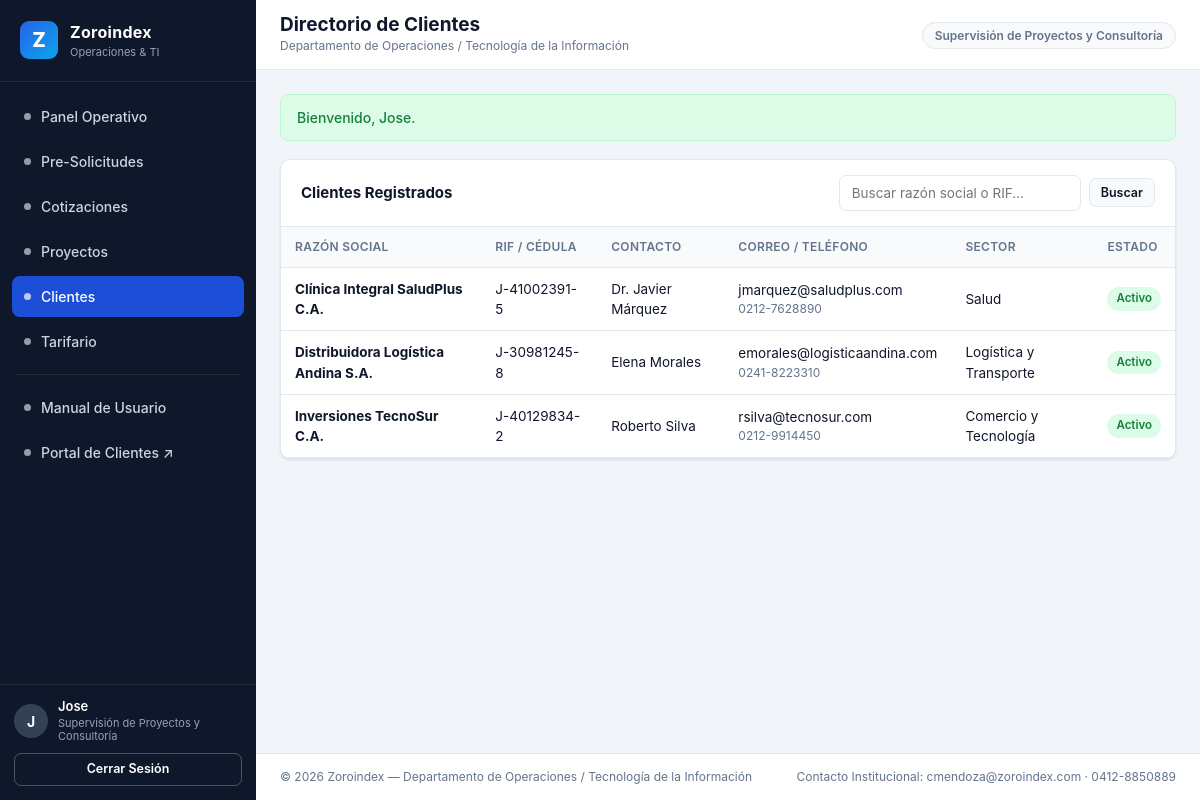
Screenshot of /clientes.php (signed in) with the database file from the repository.
### tables this page shows
CREATE TABLE `clientes` (
  `id` INT UNSIGNED NOT NULL AUTO_INCREMENT,
  `razon_social` VARCHAR(150) NOT NULL,
  `documento_rif` VARCHAR(30) NOT NULL,
  `contacto_principal` VARCHAR(120) NOT NULL,
  `correo` VARCHAR(120) NOT NULL,
  `telefono` VARCHAR(30) NOT NULL,
  `direccion` VARCHAR(255) DEFAULT NULL,
  `sector` VARCHAR(80) DEFAULT NULL,
  `activo` TINYINT(1) NOT NULL DEFAULT 1,
  `creado_en` DATETIME NOT NULL DEFAULT CURRENT_TIMESTAMP,
  PRIMARY KEY (`id`),
  UNIQUE KEY `uk_clientes_rif` (`documento_rif`),
  KEY `idx_clientes_correo` (`correo`)
);

### includes/helpers.php (called while the page is built, shortened)
<?php
function e(?string $value): string
{
    return htmlspecialchars((string)$value, ENT_QUOTES, 'UTF-8');
}

### clientes.php (the view, shortened to what this page needs)
<?php
require_once __DIR__ . '/includes/layout.php';
$pdo = db();
$q = trim((string)($_GET['q'] ?? ''));
$sql = 'SELECT * FROM clientes WHERE 1=1';
$params = [];
$sql .= ' ORDER BY razon_social ASC';
$stmt = $pdo->prepare($sql);
$stmt->execute($params);
$clientes = $stmt->fetchAll();
?>
<div class="grid-2">
    <section class="card" style="grid-column: 1 / -1;">
        <div class="card-header">
            <h2 class="card-title">Clientes Registrados</h2>
            <form method="get" action="clientes.php" class="toolbar-filters">
                <input type="text" name="q" value="<?= e($q) ?>" placeholder="Buscar razón social o RIF...">
                <button type="submit" class="btn btn-secondary btn-sm">Buscar</button>
            </form>
        </div>
        <div class="table-responsive">
            <table>
                <thead>
                    <tr>
                        <th>Razón Social</th>
                        <th>RIF / Cédula</th>
                        <th>Contacto</th>
                        <th>Correo / Teléfono</th>
                        <th>Sector</th>
                        <th>Estado</th>
                    </tr>
                </thead>
                <tbody>
                    <?php if (!$clientes): ?>
                        <tr><td colspan="7" class="text-muted">No hay clientes registrados.</td></tr>
                    <?php else: ?>
                        <?php foreach ($clientes as $cli): ?>
                            <tr>
                                <td><strong><?= e($cli['razon_social']) ?></strong></td>
                                <td><?= e($cli['documento_rif']) ?></td>
                                <td><?= e($cli['contacto_principal']) ?></td>
                                <td>
                                    <div><?= e($cli['correo']) ?></div>
                                    <div class="text-muted" style="font-size:12px;"><?= e($cli['telefono']) ?></div>
                                </td>
                                <td><?= e($cli['sector'] ?? '—') ?></td>
                                <td>
                                    <span class="badge <?= (int)$cli['activo'] === 1 ? 'badge-success' : 'badge-neutral' ?>">
                                        <?= (int)$cli['activo'] === 1 ? 'Activo' : 'Inactivo' ?>
                                    </span>
                                </td>
                            </tr>
                        <?php endforeach; ?>
                    <?php endif; ?>
                </tbody>
            </table>
        </div>
    </section>
</div>

### assets/css/app.css (style rules this page uses)
:root { --bg: #f1f5f9; --surface: #ffffff; --surface-alt: #f8fafc; --border: #e2e8f0; --text: #0f172a; --text-muted: #64748b; --primary: #1d4ed8; --primary-hover: #1e40af; --primary-soft: #dbeafe; --sidebar-bg: #0f172a; --sidebar-text: #cbd5e1; --sidebar-active: #1e293b; --success: #15803d; --success-bg: #dcfce7; --warning: #b45309; --warning-bg: #fef3c7; --danger: #b91c1c; --danger-bg: #fee2e2; --info: #0369a1; --info-bg: #e0f2fe; --radius: 10px; --shadow: 0 1px 3px rgba(15, 23, 42, 0.08), 0 1px 2px rgba(15, 23, 42, 0.04); }
*, *::before, *::after { box-sizing: border-box; }
body { margin: 0; font-family: -apple-system, BlinkMacSystemFont, "Segoe UI", Roboto, "Helvetica Neue", Arial, sans-serif; font-size: 14px; line-height: 1.5; color: var(--text); background: var(--bg); }
.grid-2 { display: grid; grid-template-columns: repeat(auto-fit, minmax(360px, 1fr)); gap: 20px; margin-bottom: 20px; }
.card { background: var(--surface); border: 1px solid var(--border); border-radius: var(--radius); box-shadow: var(--shadow); margin-bottom: 20px; }
.card-header { padding: 15px 20px; border-bottom: 1px solid var(--border); display: flex; align-items: center; justify-content: space-between; gap: 12px; flex-wrap: wrap; }
.card-title { margin: 0; font-size: 15px; font-weight: 700; }
.table-responsive { width: 100%; overflow-x: auto; }
table { width: 100%; border-collapse: collapse; font-size: 13.5px; }
th, td { padding: 11px 14px; text-align: left; border-bottom: 1px solid var(--border); vertical-align: middle; }
th { background: var(--surface-alt); font-weight: 600; color: var(--text-muted); font-size: 12px; text-transform: uppercase; letter-spacing: 0.3px; white-space: nowrap; }
.badge { display: inline-block; padding: 3px 9px; border-radius: 999px; font-size: 11.5px; font-weight: 600; white-space: nowrap; }
.badge-success { background: var(--success-bg); color: var(--success); }
input[type="text"], input[type="email"], input[type="password"], input[type="number"], input[type="date"], select, textarea { width: 100%; padding: 9px 12px; border: 1px solid var(--border); border-radius: 7px; font-family: inherit; font-size: 13.5px; color: var(--text); background: #fff; transition: border-color 0.15s, box-shadow 0.15s; }
.btn { display: inline-flex; align-items: center; justify-content: center; gap: 6px; padding: 9px 16px; border-radius: 7px; font-family: inherit; font-size: 13.5px; font-weight: 600; border: 1px solid transparent; cursor: pointer; text-decoration: none; transition: background 0.15s, border-color 0.15s; white-space: nowrap; }
.btn-secondary { background: var(--surface-alt); border-color: var(--border); color: var(--text); }
.btn-sm { padding: 6px 11px; font-size: 12.5px; }
.toolbar-filters { display: flex; flex-wrap: wrap; gap: 8px; align-items: center; }
.toolbar-filters input, .toolbar-filters select { width: auto; min-width: 160px; }
.text-muted { color: var(--text-muted); }

### rows the page displays
clientes: razon_social "Clínica Integral SaludPlus C.A.", documento_rif "J-41002391-5", contacto_principal "Dr. Javier Márquez", correo "jmarquez@saludplus.com", telefono "0212-7628890", sector "Salud", activo "Activo"
clientes: razon_social "Distribuidora Logística Andina S.A.", documento_rif "J-30981245-8", contacto_principal "Elena Morales", correo "emorales@logisticaandina.com", telefono "0241-8223310", sector "Logística y Transporte", activo "Activo"
clientes: razon_social "Inversiones TecnoSur C.A.", documento_rif "J-40129834-2", contacto_principal "Roberto Silva", correo "rsilva@tecnosur.com", telefono "0212-9914450", sector "Comercio y Tecnología", activo "Activo"

### other values shown
APP_ORG "Zoroindex"
$item['label'] "Panel Operativo"
$item['label'] "Pre-Solicitudes"
$item['label'] "Cotizaciones"
$item['label'] "Proyectos"
$item['label'] "Clientes"
$item['label'] "Tarifario"
substr($user['nombre_completo'], 0, 1) "J"
$user['nombre_completo'] "Jose"
$user['rol_nombre'] "Supervisión de Proyectos y Consultoría"
$title "Directorio de Clientes"
APP_DEPT "Departamento de Operaciones / Tecnología de la Información"
$flash['message'] "Bienvenido, Jose."
APP_CONTACT_EMAIL "cmendoza@zoroindex.com"
APP_CONTACT_PHONE "0412-8850889"
